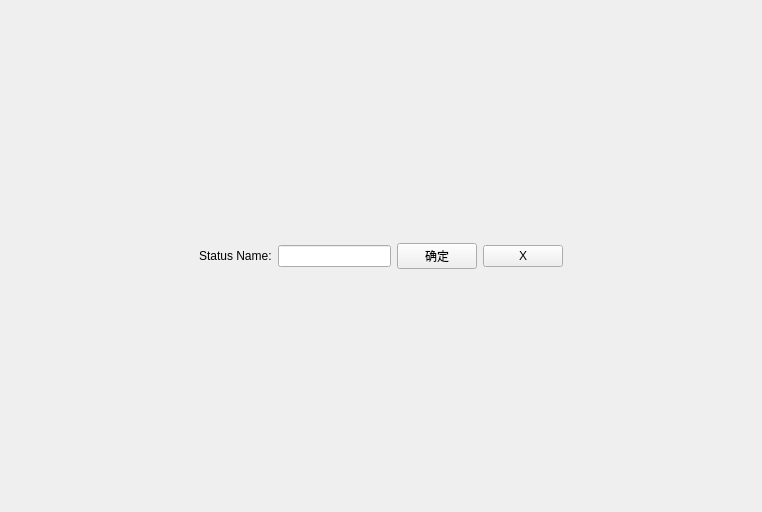
<?xml version="1.0" encoding="UTF-8"?>
<ui version="4.0">
 <class>AddStatus</class>
 <widget class="QWidget" name="AddStatus">
  <property name="geometry">
   <rect>
    <x>0</x>
    <y>0</y>
    <width>762</width>
    <height>512</height>
   </rect>
  </property>
  <property name="windowTitle">
   <string>Form</string>
  </property>
  <layout class="QGridLayout" name="gridLayout">
   <item row="1" column="1">
    <widget class="QLabel" name="label">
     <property name="text">
      <string>Status Name:</string>
     </property>
    </widget>
   </item>
   <item row="1" column="0">
    <spacer name="horizontalSpacer">
     <property name="orientation">
      <enum>Qt::Horizontal</enum>
     </property>
     <property name="sizeHint" stdset="0">
      <size>
       <width>188</width>
       <height>20</height>
      </size>
     </property>
    </spacer>
   </item>
   <item row="2" column="1">
    <spacer name="verticalSpacer_4">
     <property name="orientation">
      <enum>Qt::Vertical</enum>
     </property>
     <property name="sizeHint" stdset="0">
      <size>
       <width>20</width>
       <height>226</height>
      </size>
     </property>
    </spacer>
   </item>
   <item row="0" column="2">
    <spacer name="verticalSpacer">
     <property name="orientation">
      <enum>Qt::Vertical</enum>
     </property>
     <property name="sizeHint" stdset="0">
      <size>
       <width>20</width>
       <height>227</height>
      </size>
     </property>
    </spacer>
   </item>
   <item row="1" column="3">
    <widget class="QPushButton" name="pb_OK">
     <property name="text">
      <string>确定</string>
     </property>
    </widget>
   </item>
   <item row="0" column="3">
    <spacer name="verticalSpacer_3">
     <property name="orientation">
      <enum>Qt::Vertical</enum>
     </property>
     <property name="sizeHint" stdset="0">
      <size>
       <width>20</width>
       <height>227</height>
      </size>
     </property>
    </spacer>
   </item>
   <item row="1" column="2">
    <widget class="QLineEdit" name="lineEdit_StatusName"/>
   </item>
   <item row="2" column="3">
    <spacer name="verticalSpacer_6">
     <property name="orientation">
      <enum>Qt::Vertical</enum>
     </property>
     <property name="sizeHint" stdset="0">
      <size>
       <width>20</width>
       <height>226</height>
      </size>
     </property>
    </spacer>
   </item>
   <item row="0" column="1">
    <spacer name="verticalSpacer_2">
     <property name="orientation">
      <enum>Qt::Vertical</enum>
     </property>
     <property name="sizeHint" stdset="0">
      <size>
       <width>20</width>
       <height>227</height>
      </size>
     </property>
    </spacer>
   </item>
   <item row="1" column="5">
    <spacer name="horizontalSpacer_2">
     <property name="orientation">
      <enum>Qt::Horizontal</enum>
     </property>
     <property name="sizeHint" stdset="0">
      <size>
       <width>188</width>
       <height>20</height>
      </size>
     </property>
    </spacer>
   </item>
   <item row="2" column="2">
    <spacer name="verticalSpacer_5">
     <property name="orientation">
      <enum>Qt::Vertical</enum>
     </property>
     <property name="sizeHint" stdset="0">
      <size>
       <width>20</width>
       <height>226</height>
      </size>
     </property>
    </spacer>
   </item>
   <item row="1" column="4">
    <widget class="QPushButton" name="pushButton_Hide">
     <property name="text">
      <string>X</string>
     </property>
    </widget>
   </item>
  </layout>
 </widget>
 <resources/>
 <connections/>
</ui>
